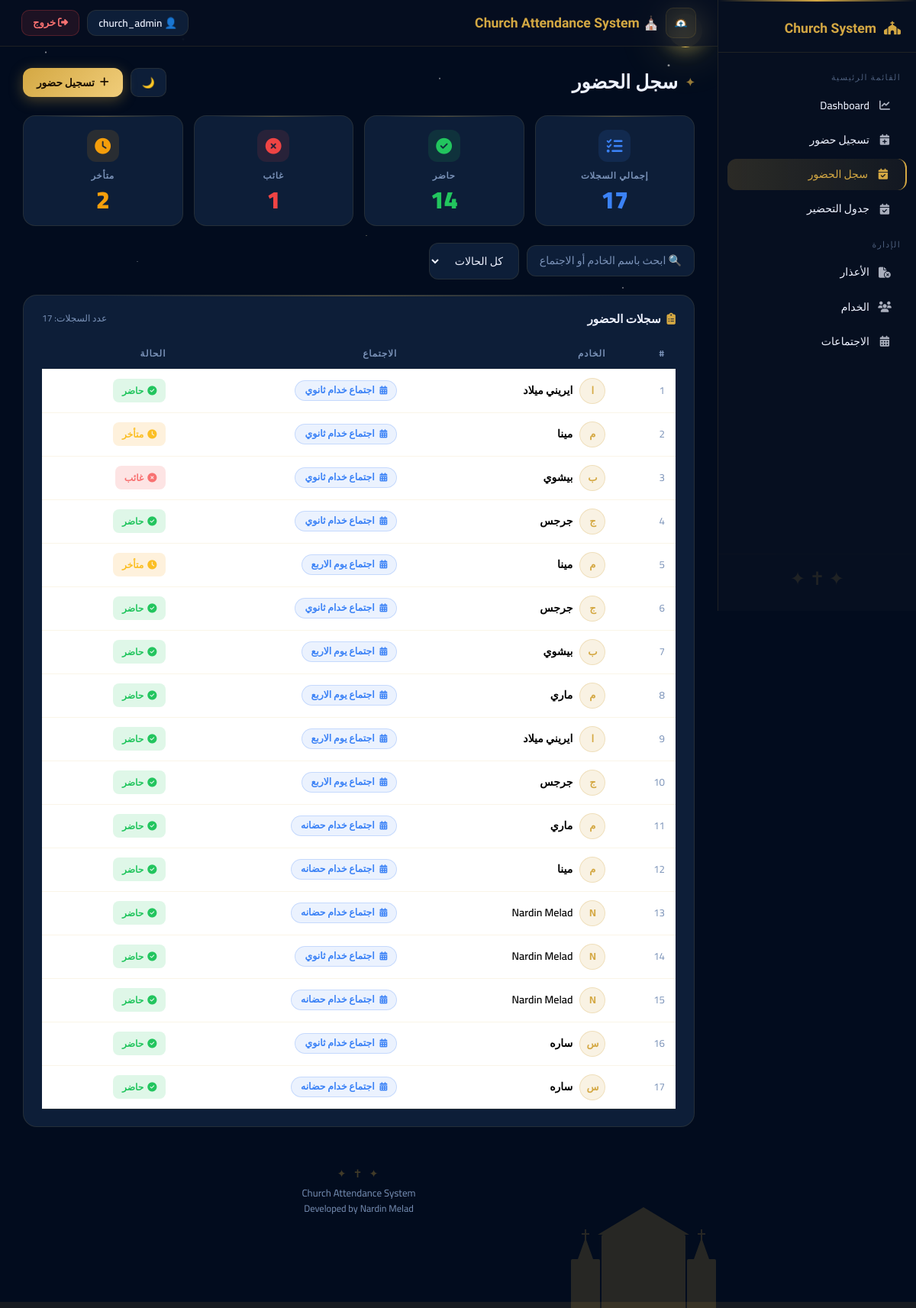
/attendance/list/ (signed in), run on the app's committed database.
### attendance/models.py (models this page shows)
class Attendance(models.Model):
    STATUS_CHOICES = [
        ("present", "Present"),
        ("late", "Late"),
        ("absent", "Absent"),
    ]
    servant = models.ForeignKey(
        Servant,
        on_delete=models.CASCADE
    )
    meeting = models.ForeignKey(
        Meeting,
        on_delete=models.CASCADE
    )
    status = models.CharField(
        max_length=20,
        choices=STATUS_CHOICES
    )
    check_in_time = models.DateTimeField(
        null=True,
        blank=True
    )

class Servant(models.Model):
    name = models.CharField(max_length=100)
    phone = models.CharField(max_length=20)
    email = models.EmailField(
    blank=True,
    null=True
)
    def __str__(self):
        return self.name

class Meeting(models.Model):
    title = models.CharField(max_length=200)
    date = models.DateField()
    start_time = models.TimeField()
    def __str__(self):
        return self.title

### attendance/views.py (the view)
# urls.py: path('attendance/list/', views.attendance_list, name='attendance_list'),
@login_required
def attendance_list(request):
    attendances = Attendance.objects.all()
    return render(
        request,
        'attendance/attendance_list.html',
        {
            'attendances': attendances
        }
    )

### attendance/templates/attendance/attendance_list.html (shortened to what this page needs)
{% load static %}
<!DOCTYPE html>
<html lang="ar" dir="rtl">
<head>
<link href="https://cdn.jsdelivr.net/npm/bootstrap@5.3.7/dist/css/bootstrap.min.css" rel="stylesheet">
<link href="https://cdnjs.cloudflare.com/ajax/libs/font-awesome/6.7.2/css/all.min.css" rel="stylesheet">
</head>
<body>
<div class="church-strip">
    <div class="cs-tower"><div class="cs-cross"></div><div class="cs-steeple"></div><div class="cs-tower-body"></div></div>
    <div class="cs-body"><div class="cs-roof"></div><div class="cs-facade"></div></div>
    <div class="cs-tower"><div class="cs-cross"></div><div class="cs-steeple"></div><div class="cs-tower-body"></div></div>
</div>
<div class="cs-ground"></div>
<div class="sidebar">
    <div class="brand"><i class="fa fa-church"></i> Church System</div>
    <div class="sidebar-section">القائمة الرئيسية</div>
    <a href="/dashboard/"><i class="fa fa-chart-line"></i> Dashboard</a>
    <a href="/attendance/add/"><i class="fa fa-calendar-plus"></i> تسجيل حضور</a>
    <a href="/attendance/list/" class="active"><i class="fa fa-calendar-check"></i> سجل الحضور</a>
    <a href="/schedule/add/"><i class="fa fa-calendar-check"></i> جدول التحضير</a>
    <div class="sidebar-section">الإدارة</div>
    <a href="/excuse/list/"><i class="fa fa-file-circle-xmark"></i> الأعذار</a>
    <a href="/servants/"><i class="fa fa-users"></i> الخدام</a>
    <a href="/meetings/"><i class="fa fa-calendar-days"></i>الاجتماعات</a>
    <div class="sidebar-cross">✦ ✝ ✦</div>
</div>
<div class="top-navbar">
    <div class="brand-nav">
        <img src="{% static 'images/logo.png' %}" class="nav-logo" alt="logo">
        ⛪ Church Attendance System
    </div>
    <div class="nav-right">
        <div class="nav-user">👤 {{ request.user.username }}</div>
        <form action="/logout/" method="post" style="display:inline;">
            <button type="submit" class="btn-logout"><i class="fa fa-right-from-bracket"></i> خروج</button>
        </form>
    </div>
</div>
<div class="main">
    <div class="page-header">
        <h1 class="page-title">سجل الحضور</h1>
        <div style="display:flex;gap:10px;align-items:center;">
            <button id="themeToggle" class="btn-icon">🌙</button>
            <a href="/attendance/add/" class="btn-icon" style="background:linear-gradient(135deg,var(--gold),var(--gold-lt));color:#1a0f00;border:none;font-weight:700;text-decoration:none;display:inline-flex;align-items:center;gap:7px;border-radius:12px;padding:9px 18px;box-shadow:0 4px 18px rgba(212,168,67,.35);">
                <i class="fa fa-plus"></i> تسجيل حضور
            </a>
        </div>
    </div>
    <div class="stats-row">
        <div class="stat-mini">
            <div class="s-icon" style="background:rgba(59,130,246,.12);"><i class="fa fa-list-check" style="color:var(--accent);"></i></div>
            <div class="s-label">إجمالي السجلات</div>
            <div class="s-value" style="color:var(--accent);" id="totalCount">{{ attendances|length }}</div>
        </div>
        <div class="stat-mini">
            <div class="s-icon" style="background:rgba(34,197,94,.12);"><i class="fa fa-circle-check" style="color:#22c55e;"></i></div>
            <div class="s-label">حاضر</div>
            <div class="s-value" style="color:#22c55e;" id="presentCount">0</div>
        </div>
        <div class="stat-mini">
            <div class="s-icon" style="background:rgba(239,68,68,.12);"><i class="fa fa-circle-xmark" style="color:#ef4444;"></i></div>
            <div class="s-label">غائب</div>
            <div class="s-value" style="color:#ef4444;" id="absentCount">0</div>
        </div>
        <div class="stat-mini">
            <div class="s-icon" style="background:rgba(245,158,11,.12);"><i class="fa fa-clock" style="color:#f59e0b;"></i></div>
            <div class="s-label">متأخر</div>
            <div class="s-value" style="color:#f59e0b;" id="lateCount">0</div>
        </div>
    </div>
    <div class="filter-bar-top">
        <input type="text" id="searchInput" class="search-box" placeholder="🔍 ابحث باسم الخادم أو الاجتماع...">
        <select id="statusFilter" class="filter-select">
            <option value="all">كل الحالات</option>
        </select>
    </div>
    <div class="glass">
        <h4>
            <i class="fa fa-clipboard-list" style="color:var(--gold);"></i>
            سجلات الحضور
            <span style="font-size:.76rem;color:var(--text-muted);font-weight:400;margin-right:auto;">
                عدد السجلات: <span id="visibleCount">{{ attendances|length }}</span>
            </span>
        </h4>
        <div style="overflow-x:auto;">
            <table class="table table-hover mb-0">
                <thead>
                    <tr>
                        <th>#</th>
                        <th>الخادم</th>
                        <th>الاجتماع</th>
                        <th>الحالة</th>
                    </tr>
                </thead>
                <tbody id="attendanceBody">
                    {% for attendance in attendances %}
                    <tr class="att-row"
                        data-servant="{{ attendance.servant|lower }}"
                        data-meeting="{{ attendance.meeting|lower }}"
                        data-status="{{ attendance.status }}">
                        <td style="color:var(--text-muted);font-size:.83rem;">{{ forloop.counter }}</td>
                        <td>
                            <div style="display:flex;align-items:center;">
                                <span class="servant-avatar">{{ attendance.servant.name|first|upper }}</span>
                                <span style="font-weight:600;">{{ attendance.servant }}</span>
                            </div>
                        </td>
                        <td>
                            <span class="meeting-pill">
                                <i class="fa fa-calendar-days" style="font-size:.7rem;margin-left:4px;"></i>
                                {{ attendance.meeting }}
                            </span>
                        </td>
                        <td>
                            {% if attendance.status == "present" %}
                                <span class="badge-present"><i class="fa fa-circle-check" style="margin-left:5px;"></i>حاضر</span>
                            {% elif attendance.status == "absent" %}
                                <span class="badge-absent"><i class="fa fa-circle-xmark" style="margin-left:5px;"></i>غائب</span>
                            {% elif attendance.status == "late" %}
                                <span class="badge-late"><i class="fa fa-clock" style="margin-left:5px;"></i>متأخر</span>
                            {% else %}
                                <span style="color:var(--text-muted);">{{ attendance.status }}</span>
                            {% endif %}
                        </td>
                    </tr>
                    {% endfor %}
                </tbody>
            </table>
        </div>
    </div>
    <footer>
        <span class="footer-cross">✦ ✝ ✦</span>
        Church Attendance System<br>
        <span style="font-size:.78rem;">Developed by Nardin Melad</span>
    </footer>
</div>
</body>
</html>

### data on the page
Attendance: servant.name|first "ا", servant "ايريني ميلاد", meeting "اجتماع خدام ثانوي", status "present" (drawn)
Attendance: servant.name|first "م", servant "مينا", meeting "اجتماع خدام ثانوي", status "late" (drawn)
Attendance: servant.name|first "ب", servant "بيشوي", meeting "اجتماع خدام ثانوي", status "absent" (drawn)
Attendance: servant.name|first "ج", servant "جرجس", meeting "اجتماع خدام ثانوي", status "present" (drawn)
Attendance: servant.name|first "م", servant "مينا", meeting "اجتماع يوم الاربع", status "late" (drawn)
Attendance: servant.name|first "ج", servant "جرجس", meeting "اجتماع خدام ثانوي", status "present" (drawn)
Attendance: servant.name|first "ب", servant "بيشوي", meeting "اجتماع يوم الاربع", status "present" (drawn)
Attendance: servant.name|first "م", servant "ماري", meeting "اجتماع يوم الاربع", status "present" (drawn)
Attendance: servant.name|first "ا", servant "ايريني ميلاد", meeting "اجتماع يوم الاربع", status "present" (drawn)
Attendance: servant.name|first "ج", servant "جرجس", meeting "اجتماع يوم الاربع", status "present" (drawn)
Attendance: servant.name|first "م", servant "ماري", meeting "اجتماع خدام حضانه", status "present" (drawn)
Attendance: servant.name|first "م", servant "مينا", meeting "اجتماع خدام حضانه", status "present" (drawn)
Attendance: servant.name|first "N", servant "Nardin Melad", meeting "اجتماع خدام حضانه", status "present" (drawn)
Attendance: servant.name|first "N", servant "Nardin Melad", meeting "اجتماع خدام ثانوي", status "present" (drawn)
Attendance: servant.name|first "N", servant "Nardin Melad", meeting "اجتماع خدام حضانه", status "present" (drawn)
Attendance: servant.name|first "س", servant "ساره", meeting "اجتماع خدام ثانوي", status "present" (drawn)
Attendance: servant.name|first "س", servant "ساره", meeting "اجتماع خدام حضانه", status "present" (drawn)

### other printed values
{{ request.user.username }} "church_admin"
{{ attendances|length }} "17"
